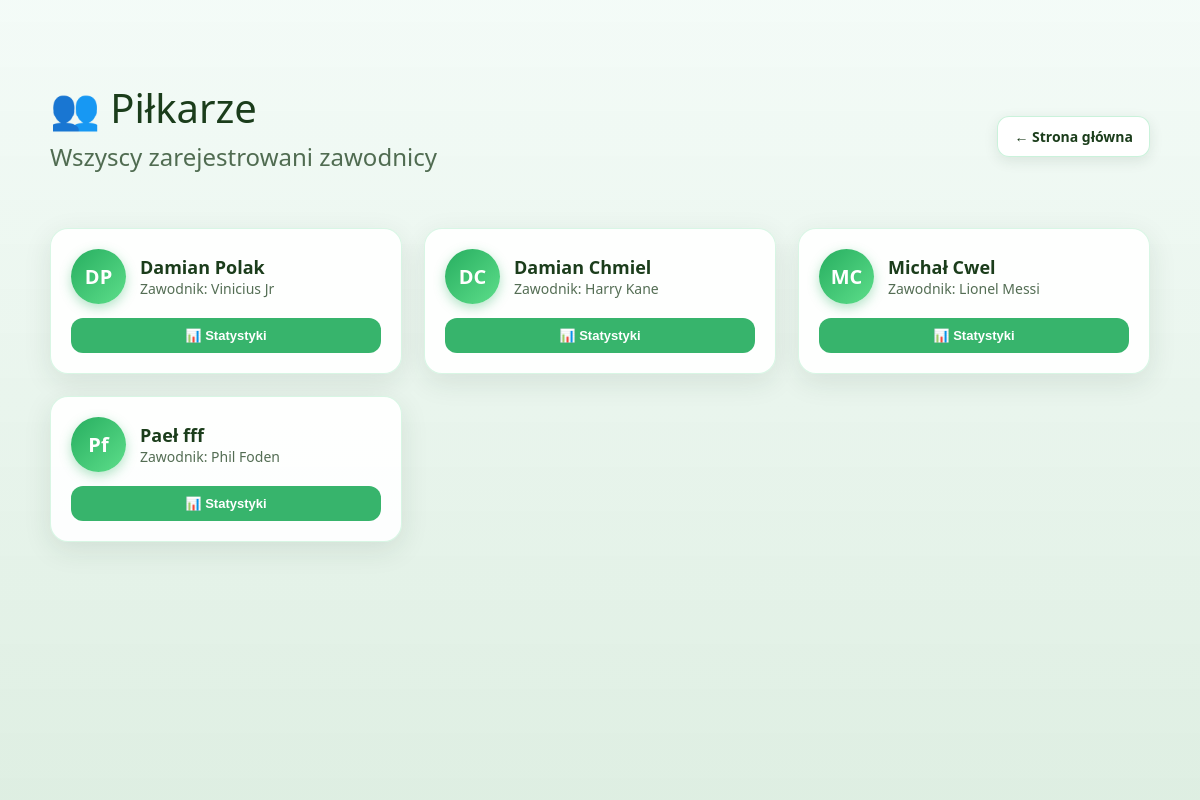
The app's page /pilkarze, older data.
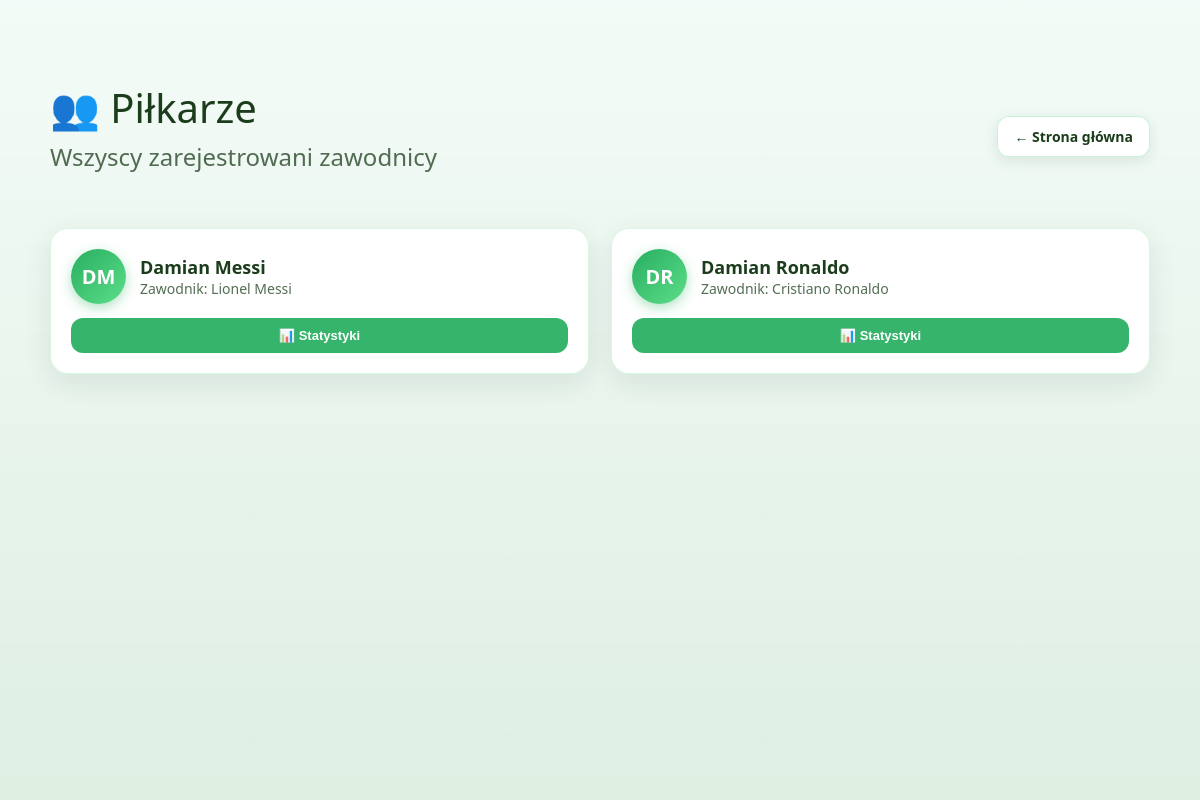
The same page, newer data.
### tables this page shows
CREATE TABLE users (
            id INTEGER PRIMARY KEY AUTOINCREMENT,
            first_name TEXT NOT NULL,
            last_name TEXT NOT NULL,
            player_alias TEXT UNIQUE NOT NULL,
            is_admin INTEGER DEFAULT 0
        );

### app.py (the view)
@app.route("/pilkarze")
def pilkarze():
    conn = get_db()
    gracze = conn.execute("""
        SELECT id, first_name, last_name, player_alias AS zawodnik
        FROM users
        ORDER BY first_name ASC
    """).fetchall()
    conn.close()
    return render_template("pilkarze.html", players=gracze)

### db.py (called while the page is built)
def get_db():
    conn = sqlite3.connect("database.db")
    conn.row_factory = sqlite3.Row
    return conn

### templates/pilkarze.html (shortened to what this page needs)
<!DOCTYPE html>
<html lang="pl">
<head>
</head>
<body>
<div class="overlay"></div>
<div class="container">
    <div class="top-bar">
        <div>
            <h1>👥 Piłkarze</h1>
            <h2>Wszyscy zarejestrowani zawodnicy</h2>
        </div>
        <div>
            <a href="/" class="btn-modern">← Strona główna</a>
        </div>
    </div>
    <div class="players-grid">
        {% for p in players %}
        <div class="player-card">
            <div class="player-header">
                <div class="player-avatar">
                    {{ p.first_name[0] }}{{ p.last_name[0] }}
                </div>
                <div>
                    <div class="player-name">{{ p.first_name }} {{ p.last_name }}</div>
                    <div class="player-zawodnik">Zawodnik: {{ p.zawodnik }}</div>
                </div>
            </div>
            <button class="btn-stats" onclick="showStats({{ p.id }})">📊 Statystyki</button>
        </div>
        {% endfor %}
    </div>
</div>
</body>
</html>

### templates/pilkarze.html (style rules this page uses)
body { margin: 0; padding: 0; font-family: "Segoe UI", Arial, sans-serif; color: #1b3d1b; background-image: url('/static/murawa.jpg'); background-size: cover; background-position: center; background-repeat: no-repeat; }
.overlay { position: fixed; inset: 0; background: linear-gradient(180deg, rgba(240, 250, 245, 0.75), rgba(215, 235, 220, 0.82)); z-index: -1; }
.container { max-width: 1100px; margin: 60px auto; padding: 20px; }
.top-bar { display: flex; justify-content: space-between; align-items: center; margin-bottom: 35px; }
h1 { font-weight: 300; font-size: 40px; margin: 0; }
h2 { font-weight: 400; opacity: 0.75; margin-top: 5px; }
.btn-modern { padding: 10px 16px; border-radius: 12px; font-size: 14px; font-weight: 600; cursor: pointer; border: 1px solid rgba(46, 204, 113, 0.25); text-decoration: none; display: inline-block; transition: 0.25s ease; background: rgba(255, 255, 255, 0.95); color: #1b3d1b; box-shadow: 0 4px 14px rgba(27, 61, 43, 0.1); }
.players-grid { display: grid; grid-template-columns: repeat(auto-fit, minmax(260px, 1fr)); gap: 22px; }
.player-card { background: rgba(255, 255, 255, 0.92); padding: 20px; border-radius: 18px; border: 1px solid rgba(46, 204, 113, 0.18); box-shadow: 0 8px 28px rgba(27, 61, 43, 0.1); display: flex; flex-direction: column; gap: 14px; transition: 0.25s ease; }
.player-header { display: flex; align-items: center; gap: 14px; }
.player-avatar { width: 55px; height: 55px; border-radius: 50%; background: linear-gradient(135deg, #27ae60, #5dde8a); display: flex; align-items: center; justify-content: center; font-weight: 700; font-size: 20px; color: #fff; box-shadow: 0 4px 12px rgba(39, 174, 96, 0.35); }
.player-name { font-size: 18px; font-weight: 600; }
.player-zawodnik { font-size: 14px; opacity: 0.75; }
.btn-stats { padding: 10px 14px; border-radius: 12px; font-size: 13px; font-weight: 600; cursor: pointer; border: none; display: inline-block; transition: 0.25s ease; background: rgba(39, 174, 96, 0.92); color: #fff; text-align: center; }

Row changes from the older to the newer data that the page shows:
removed users: first_name "M", last_name "C", first_name "Michał", last_name "Cwel", zawodnik "Lionel Messi"
removed users: first_name "P", last_name "f", first_name "Paeł", last_name "fff", zawodnik "Phil Foden"
changed users: last_name "P" → "M"; last_name "Polak" → "Messi"; zawodnik "Vinicius Jr" → "Lionel Messi"
changed users: last_name "C" → "R"; last_name "Chmiel" → "Ronaldo"; zawodnik "Harry Kane" → "Cristiano Ronaldo"
